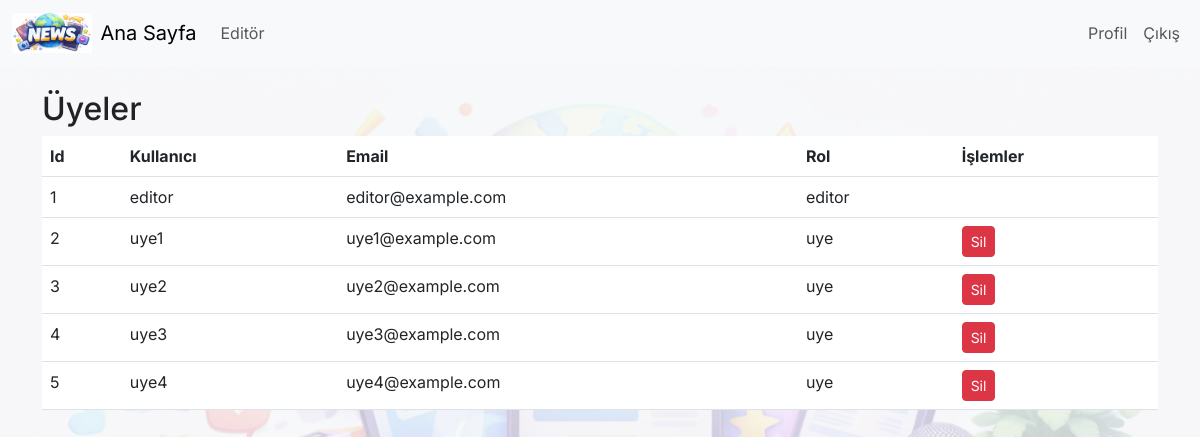
The app's page /admin/users (signed in) with its own data.
### models.py (models this page shows)
class User(UserMixin, db.Model):
    id = db.Column(db.Integer, primary_key=True)
    username = db.Column(db.String(100), unique=True)
    email = db.Column(db.String(100), unique=True)
    password = db.Column(db.String(200))
    role = db.Column(db.String(20), default="uye")
    bookmarks = db.relationship('Bookmark', back_populates='user', cascade='all, delete-orphan')

### admin.py (the view)
@admin_bp.route('/users')
def users():
    if not admin_required():
        return redirect(url_for('news.index'))
    from models import User
    users = User.query.all()
    return render_template('admin/users.html', users=users)

### admin.py (called while the page is built)
def admin_required():
    return current_user.is_authenticated and getattr(current_user, 'role', None) == "editor"

### app.py (called while the page is built)
@login_manager.user_loader
def load_user(user_id):
    from models import User
    return db.session.get(User, int(user_id))

@app.context_processor
def inject_watermark():
    uploads_dir = os.path.join(app.static_folder or '', 'uploads')
    watermark_file = None
    candidate = os.path.join(uploads_dir, 'watermark.png')
    if os.path.exists(candidate):
        watermark_file = 'watermark.png'
    else:
        if os.path.isdir(uploads_dir):
            for fname in os.listdir(uploads_dir):
                if 'chatgpt' in fname.lower():
                    watermark_file = fname
                    break
    return {'watermark_file': watermark_file}

### templates/admin/users.html
{% extends 'base.html' %}
{% block content %}
  <h2>Üyeler</h2>
  <table class="table">
    <thead><tr><th>Id</th><th>Kullanıcı</th><th>Email</th><th>Rol</th><th>İşlemler</th></tr></thead>
    <tbody>
      {% for u in users %}
        <tr>
          <td>{{ u.id }}</td>
          <td>{{ u.username }}</td>
          <td>{{ u.email }}</td>
          <td>{{ u.role }}</td>
          <td>
            {% if current_user.id != u.id %}
              <a class="btn btn-sm btn-danger" href="{{ url_for('admin.delete_user', id=u.id) }}">Sil</a>
            {% endif %}
          </td>
        </tr>
      {% endfor %}
    </tbody>
  </table>
{% endblock %}

### records on screen
User: id "1", username "editor", email "editor@example.com", role "editor"
User: id "2", username "uye1", email "uye1@example.com", role "uye"
User: id "3", username "uye2", email "uye2@example.com", role "uye"
User: id "4", username "uye3", email "uye3@example.com", role "uye"
User: id "5", username "uye4", email "uye4@example.com", role "uye"
